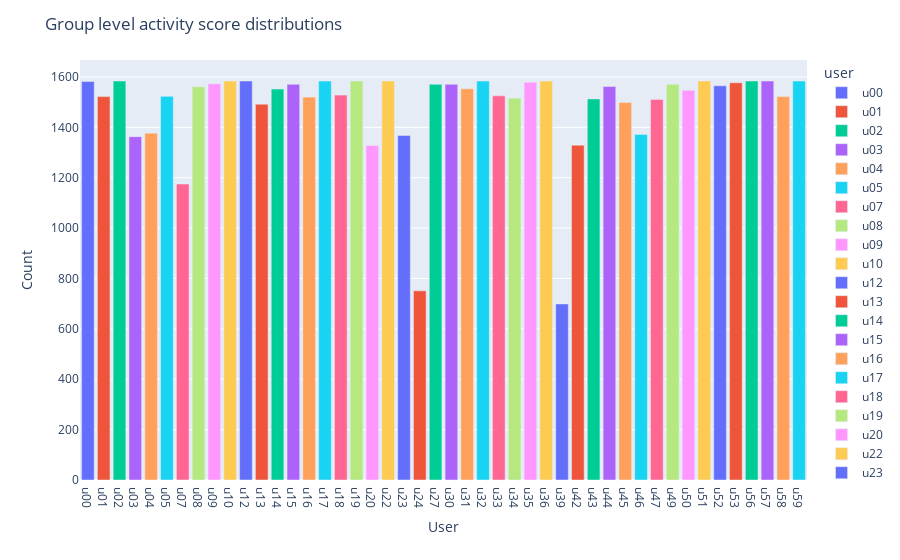

Notebook code for this chart:
### Code cell
fig = countplot.countplot(activity_data,
                          fig_title='Group level activity score distributions', 
                          plot_type='count', 
                          points='outliers',
                          aggregation='user', 
                          user=None,
                          column=' activity inference',
                          binning=False)

fig.show()

### Figure 1 — Plotly figure (JSON) as saved in the notebook; plotly's stock layout.template omitted (floating-point values rounded to 4 significant figures)
{"data": [{"alignmentgroup": "True", "hovertemplate": "user=%{x}<br>values=%{y}<extra></extra>", "legendgroup": "u00", "marker": {"color": "#636efa", "pattern": {"shape": ""}}, "name": "u00", "offsetgroup": "u00", "orientation": "v", "showlegend": true, "textposition": "auto", "type": "bar", "x": ["u00"], "xaxis": "x", "y": [1582], "yaxis": "y"}, {"alignmentgroup": "True", "hovertemplate": "user=%{x}<br>values=%{y}<extra></extra>", "legendgroup": "u01", "marker": {"color": "#EF553B", "pattern": {"shape": ""}}, "name": "u01", "offsetgroup": "u01", "orientation": "v", "showlegend": true, "textposition": "auto", "type": "bar", "x": ["u01"], "xaxis": "x", "y": [1522], "yaxis": "y"}, {"alignmentgroup": "True", "hovertemplate": "user=%{x}<br>values=%{y}<extra></extra>", "legendgroup": "u02", "marker": {"color": "#00cc96", "pattern": {"shape": ""}}, "name": "u02", "offsetgroup": "u02", "orientation": "v", "showlegend": true, "textposition": "auto", "type": "bar", "x": ["u02"], "xaxis": "x", "y": [1584], "yaxis": "y"}, {"alignmentgroup": "True", "hovertemplate": "user=%{x}<br>values=%{y}<extra></extra>", "legendgroup": "u03", "marker": {"color": "#ab63fa", "pattern": {"shape": ""}}, "name": "u03", "offsetgroup": "u03", "orientation": "v", "showlegend": true, "textposition": "auto", "type": "bar", "x": ["u03"], "xaxis": "x", "y": [1363], "yaxis": "y"}, {"alignmentgroup": "True", "hovertemplate": "user=%{x}<br>values=%{y}<extra></extra>", "legendgroup": "u04", "marker": {"color": "#FFA15A", "pattern": {"shape": ""}}, "name": "u04", "offsetgroup": "u04", "orientation": "v", "showlegend": true, "textposition": "auto", "type": "bar", "x": ["u04"], "xaxis": "x", "y": [1377], "yaxis": "y"}, {"alignmentgroup": "True", "hovertemplate": "user=%{x}<br>values=%{y}<extra></extra>", "legendgroup": "u05", "marker": {"color": "#19d3f3", "pattern": {"shape": ""}}, "name": "u05", "offsetgroup": "u05", "orientation": "v", "showlegend": true, "textposition": "auto", "type": "bar", "x": ["u05"], "xaxis": "x", "y": [1523], "yaxis": "y"}, {"alignmentgroup": "True", "hovertemplate": "user=%{x}<br>values=%{y}<extra></extra>", "legendgroup": "u07", "marker": {"color": "#FF6692", "pattern": {"shape": ""}}, "name": "u07", "offsetgroup": "u07", "orientation": "v", "showlegend": true, "textposition": "auto", "type": "bar", "x": ["u07"], "xaxis": "x", "y": [1175], "yaxis": "y"}, {"alignmentgroup": "True", "hovertemplate": "user=%{x}<br>values=%{y}<extra></extra>", "legendgroup": "u08", "marker": {"color": "#B6E880", "pattern": {"shape": ""}}, "name": "u08", "offsetgroup": "u08", "orientation": "v", "showlegend": true, "textposition": "auto", "type": "bar", "x": ["u08"], "xaxis": "x", "y": [1561], "yaxis": "y"}, {"alignmentgroup": "True", "hovertemplate": "user=%{x}<br>values=%{y}<extra></extra>", "legendgroup": "u09", "marker": {"color": "#FF97FF", "pattern": {"shape": ""}}, "name": "u09", "offsetgroup": "u09", "orientation": "v", "showlegend": true, "textposition": "auto", "type": "bar", "x": ["u09"], "xaxis": "x", "y": [1573], "yaxis": "y"}, {"alignmentgroup": "True", "hovertemplate": "user=%{x}<br>values=%{y}<extra></extra>", "legendgroup": "u10", "marker": {"color": "#FECB52", "pattern": {"shape": ""}}, "name": "u10", "offsetgroup": "u10", "orientation": "v", "showlegend": true, "textposition": "auto", "type": "bar", "x": ["u10"], "xaxis": "x", "y": [1584], "yaxis": "y"}, {"alignmentgroup": "True", "hovertemplate": "user=%{x}<br>values=%{y}<extra></extra>", "legendgroup": "u12", "marker": {"color": "#636efa", "pattern": {"shape": ""}}, "name": "u12", "offsetgroup": "u12", "orientation": "v", "showlegend": true, "textposition": "auto", "type": "bar", "x": ["u12"], "xaxis": "x", "y": [1584], "yaxis": "y"}, {"alignmentgroup": "True", "hovertemplate": "user=%{x}<br>values=%{y}<extra></extra>", "legendgroup": "u13", "marker": {"color": "#EF553B", "pattern": {"shape": ""}}, "name": "u13", "offsetgroup": "u13", "orientation": "v", "showlegend": true, "textposition": "auto", "type": "bar", "x": ["u13"], "xaxis": "x", "y": [1492], "yaxis": "y"}, {"alignmentgroup": "True", "hovertemplate": "user=%{x}<br>values=%{y}<extra></extra>", "legendgroup": "u14", "marker": {"color": "#00cc96", "pattern": {"shape": ""}}, "name": "u14", "offsetgroup": "u14", "orientation": "v", "showlegend": true, "textposition": "auto", "type": "bar", "x": ["u14"], "xaxis": "x", "y": [1552], "yaxis": "y"}, {"alignmentgroup": "True", "hovertemplate": "user=%{x}<br>values=%{y}<extra></extra>", "legendgroup": "u15", "marker": {"color": "#ab63fa", "pattern": {"shape": ""}}, "name": "u15", "offsetgroup": "u15", "orientation": "v", "showlegend": true, "textposition": "auto", "type": "bar", "x": ["u15"], "xaxis": "x", "y": [1571], "yaxis": "y"}, {"alignmentgroup": "True", "hovertemplate": "user=%{x}<br>values=%{y}<extra></extra>", "legendgroup": "u16", "marker": {"color": "#FFA15A", "pattern": {"shape": ""}}, "name": "u16", "offsetgroup": "u16", "orientation": "v", "showlegend": true, "textposition": "auto", "type": "bar", "x": ["u16"], "xaxis": "x", "y": [1520], "yaxis": "y"}, {"alignmentgroup": "True", "hovertemplate": "user=%{x}<br>values=%{y}<extra></extra>", "legendgroup": "u17", "marker": {"color": "#19d3f3", "pattern": {"shape": ""}}, "name": "u17", "offsetgroup": "u17", "orientation": "v", "showlegend": true, "textposition": "auto", "type": "bar", "x": ["u17"], "xaxis": "x", "y": [1584], "yaxis": "y"}, {"alignmentgroup": "True", "hovertemplate": "user=%{x}<br>values=%{y}<extra></extra>", "legendgroup": "u18", "marker": {"color": "#FF6692", "pattern": {"shape": ""}}, "name": "u18", "offsetgroup": "u18", "orientation": "v", "showlegend": true, "textposition": "auto", "type": "bar", "x": ["u18"], "xaxis": "x", "y": [1528], "yaxis": "y"}, {"alignmentgroup": "True", "hovertemplate": "user=%{x}<br>values=%{y}<extra></extra>", "legendgroup": "u19", "marker": {"color": "#B6E880", "pattern": {"shape": ""}}, "name": "u19", "offsetgroup": "u19", "orientation": "v", "showlegend": true, "textposition": "auto", "type": "bar", "x": ["u19"], "xaxis": "x", "y": [1584], "yaxis": "y"}, {"alignmentgroup": "True", "hovertemplate": "user=%{x}<br>values=%{y}<extra></extra>", "legendgroup": "u20", "marker": {"color": "#FF97FF", "pattern": {"shape": ""}}, "name": "u20", "offsetgroup": "u20", "orientation": "v", "showlegend": true, "textposition": "auto", "type": "bar", "x": ["u20"], "xaxis": "x", "y": [1328], "yaxis": "y"}, {"alignmentgroup": "True", "hovertemplate": "user=%{x}<br>values=%{y}<extra></extra>", "legendgroup": "u22", "marker": {"color": "#FECB52", "pattern": {"shape": ""}}, "name": "u22", "offsetgroup": "u22", "orientation": "v", "showlegend": true, "textposition": "auto", "type": "bar", "x": ["u22"], "xaxis": "x", "y": [1584], "yaxis": "y"}, {"alignmentgroup": "True", "hovertemplate": "user=%{x}<br>values=%{y}<extra></extra>", "legendgroup": "u23", "marker": {"color": "#636efa", "pattern": {"shape": ""}}, "name": "u23", "offsetgroup": "u23", "orientation": "v", "showlegend": true, "textposition": "auto", "type": "bar", "x": ["u23"], "xaxis": "x", "y": [1368], "yaxis": "y"}, {"alignmentgroup": "True", "hovertemplate": "user=%{x}<br>values=%{y}<extra></extra>", "legendgroup": "u24", "marker": {"color": "#EF553B", "pattern": {"shape": ""}}, "name": "u24", "offsetgroup": "u24", "orientation": "v", "showlegend": true, "textposition": "auto", "type": "bar", "x": ["u24"], "xaxis": "x", "y": [751], "yaxis": "y"}, {"alignmentgroup": "True", "hovertemplate": "user=%{x}<br>values=%{y}<extra></extra>", "legendgroup": "u27", "marker": {"color": "#00cc96", "pattern": {"shape": ""}}, "name": "u27", "offsetgroup": "u27", "orientation": "v", "showlegend": true, "textposition": "auto", "type": "bar", "x": ["u27"], "xaxis": "x", "y": [1571], "yaxis": "y"}, {"alignmentgroup": "True", "hovertemplate": "user=%{x}<br>values=%{y}<extra></extra>", "legendgroup": "u30", "marker": {"color": "#ab63fa", "pattern": {"shape": ""}}, "name": "u30", "offsetgroup": "u30", "orientation": "v", "showlegend": true, "textposition": "auto", "type": "bar", "x": ["u30"], "xaxis": "x", "y": [1571], "yaxis": "y"}, {"alignmentgroup": "True", "hovertemplate": "user=%{x}<br>values=%{y}<extra></extra>", "legendgroup": "u31", "marker": {"color": "#FFA15A", "pattern": {"shape": ""}}, "name": "u31", "offsetgroup": "u31", "orientation": "v", "showlegend": true, "textposition": "auto", "type": "bar", "x": ["u31"], "xaxis": "x", "y": [1553], "yaxis": "y"}, {"alignmentgroup": "True", "hovertemplate": "user=%{x}<br>values=%{y}<extra></extra>", "legendgroup": "u32", "marker": {"color": "#19d3f3", "pattern": {"shape": ""}}, "name": "u32", "offsetgroup": "u32", "orientation": "v", "showlegend": true, "textposition": "auto", "type": "bar", "x": ["u32"], "xaxis": "x", "y": [1584], "yaxis": "y"}, {"alignmentgroup": "True", "hovertemplate": "user=%{x}<br>values=%{y}<extra></extra>", "legendgroup": "u33", "marker": {"color": "#FF6692", "pattern": {"shape": ""}}, "name": "u33", "offsetgroup": "u33", "orientation": "v", "showlegend": true, "textposition": "auto", "type": "bar", "x": ["u33"], "xaxis": "x", "y": [1525], "yaxis": "y"}, {"alignmentgroup": "True", "hovertemplate": "user=%{x}<br>values=%{y}<extra></extra>", "legendgroup": "u34", "marker": {"color": "#B6E880", "pattern": {"shape": ""}}, "name": "u34", "offsetgroup": "u34", "orientation": "v", "showlegend": true, "textposition": "auto", "type": "bar", "x": ["u34"], "xaxis": "x", "y": [1516], "yaxis": "y"}, {"alignmentgroup": "True", "hovertemplate": "user=%{x}<br>values=%{y}<extra></extra>", "legendgroup": "u35", "marker": {"color": "#FF97FF", "pattern": {"shape": ""}}, "name": "u35", "offsetgroup": "u35", "orientation": "v", "showlegend": true, "textposition": "auto", "type": "bar", "x": ["u35"], "xaxis": "x", "y": [1579], "yaxis": "y"}, {"alignmentgroup": "True", "hovertemplate": "user=%{x}<br>values=%{y}<extra></extra>", "legendgroup": "u36", "marker": {"color": "#FECB52", "pattern": {"shape": ""}}, "name": "u36", "offsetgroup": "u36", "orientation": "v", "showlegend": true, "textposition": "auto", "type": "bar", "x": ["u36"], "xaxis": "x", "y": [1584], "yaxis": "y"}, {"alignmentgroup": "True", "hovertemplate": "user=%{x}<br>values=%{y}<extra></extra>", "legendgroup": "u39", "marker": {"color": "#636efa", "pattern": {"shape": ""}}, "name": "u39", "offsetgroup": "u39", "orientation": "v", "showlegend": true, "textposition": "auto", "type": "bar", "x": ["u39"], "xaxis": "x", "y": [699], "yaxis": "y"}, {"alignmentgroup": "True", "hovertemplate": "user=%{x}<br>values=%{y}<extra></extra>", "legendgroup": "u42", "marker": {"color": "#EF553B", "pattern": {"shape": ""}}, "name": "u42", "offsetgroup": "u42", "orientation": "v", "showlegend": true, "textposition": "auto", "type": "bar", "x": ["u42"], "xaxis": "x", "y": [1329], "yaxis": "y"}, {"alignmentgroup": "True", "hovertemplate": "user=%{x}<br>values=%{y}<extra></extra>", "legendgroup": "u43", "marker": {"color": "#00cc96", "pattern": {"shape": ""}}, "name": "u43", "offsetgroup": "u43", "orientation": "v", "showlegend": true, "textposition": "auto", "type": "bar", "x": ["u43"], "xaxis": "x", "y": [1513], "yaxis": "y"}, {"alignmentgroup": "True", "hovertemplate": "user=%{x}<br>values=%{y}<extra></extra>", "legendgroup": "u44", "marker": {"color": "#ab63fa", "pattern": {"shape": ""}}, "name": "u44", "offsetgroup": "u44", "orientation": "v", "showlegend": true, "textposition": "auto", "type": "bar", "x": ["u44"], "xaxis": "x", "y": [1562], "yaxis": "y"}, {"alignmentgroup": "True", "hovertemplate": "user=%{x}<br>values=%{y}<extra></extra>", "legendgroup": "u45", "marker": {"color": "#FFA15A", "pattern": {"shape": ""}}, "name": "u45", "offsetgroup": "u45", "orientation": "v", "showlegend": true, "textposition": "auto", "type": "bar", "x": ["u45"], "xaxis": "x", "y": [1499], "yaxis": "y"}, {"alignmentgroup": "True", "hovertemplate": "user=%{x}<br>values=%{y}<extra></extra>", "legendgroup": "u46", "marker": {"color": "#19d3f3", "pattern": {"shape": ""}}, "name": "u46", "offsetgroup": "u46", "orientation": "v", "showlegend": true, "textposition": "auto", "type": "bar", "x": ["u46"], "xaxis": "x", "y": [1372], "yaxis": "y"}, {"alignmentgroup": "True", "hovertemplate": "user=%{x}<br>values=%{y}<extra></extra>", "legendgroup": "u47", "marker": {"color": "#FF6692", "pattern": {"shape": ""}}, "name": "u47", "offsetgroup": "u47", "orientation": "v", "showlegend": true, "textposition": "auto", "type": "bar", "x": ["u47"], "xaxis": "x", "y": [1511], "yaxis": "y"}, {"alignmentgroup": "True", "hovertemplate": "user=%{x}<br>values=%{y}<extra></extra>", "legendgroup": "u49", "marker": {"color": "#B6E880", "pattern": {"shape": ""}}, "name": "u49", "offsetgroup": "u49", "orientation": "v", "showlegend": true, "textposition": "auto", "type": "bar", "x": ["u49"], "xaxis": "x", "y": [1571], "yaxis": "y"}, {"alignmentgroup": "True", "hovertemplate": "user=%{x}<br>values=%{y}<extra></extra>", "legendgroup": "u50", "marker": {"color": "#FF97FF", "pattern": {"shape": ""}}, "name": "u50", "offsetgroup": "u50", "orientation": "v", "showlegend": true, "textposition": "auto", "type": "bar", "x": ["u50"], "xaxis": "x", "y": [1547], "yaxis": "y"}, {"alignmentgroup": "True", "hovertemplate": "user=%{x}<br>values=%{y}<extra></extra>", "legendgroup": "u51", "marker": {"color": "#FECB52", "pattern": {"shape": ""}}, "name": "u51", "offsetgroup": "u51", "orientation": "v", "showlegend": true, "textposition": "auto", "type": "bar", "x": ["u51"], "xaxis": "x", "y": [1584], "yaxis": "y"}, {"alignmentgroup": "True", "hovertemplate": "user=%{x}<br>values=%{y}<extra></extra>", "legendgroup": "u52", "marker": {"color": "#636efa", "pattern": {"shape": ""}}, "name": "u52", "offsetgroup": "u52", "orientation": "v", "showlegend": true, "textposition": "auto", "type": "bar", "x": ["u52"], "xaxis": "x", "y": [1565], "yaxis": "y"}, {"alignmentgroup": "True", "hovertemplate": "user=%{x}<br>values=%{y}<extra></extra>", "legendgroup": "u53", "marker": {"color": "#EF553B", "pattern": {"shape": ""}}, "name": "u53", "offsetgroup": "u53", "orientation": "v", "showlegend": true, "textposition": "auto", "type": "bar", "x": ["u53"], "xaxis": "x", "y": [1577], "yaxis": "y"}, {"alignmentgroup": "True", "hovertemplate": "user=%{x}<br>values=%{y}<extra></extra>", "legendgroup": "u56", "marker": {"color": "#00cc96", "pattern": {"shape": ""}}, "name": "u56", "offsetgroup": "u56", "orientation": "v", "showlegend": true, "textposition": "auto", "type": "bar", "x": ["u56"], "xaxis": "x", "y": [1584], "yaxis": "y"}, {"alignmentgroup": "True", "hovertemplate": "user=%{x}<br>values=%{y}<extra></extra>", "legendgroup": "u57", "marker": {"color": "#ab63fa", "pattern": {"shape": ""}}, "name": "u57", "offsetgroup": "u57", "orientation": "v", "showlegend": true, "textposition": "auto", "type": "bar", "x": ["u57"], "xaxis": "x", "y": [1584], "yaxis": "y"}, {"alignmentgroup": "True", "hovertemplate": "user=%{x}<br>values=%{y}<extra></extra>", "legendgroup": "u58", "marker": {"color": "#FFA15A", "pattern": {"shape": ""}}, "name": "u58", "offsetgroup": "u58", "orientation": "v", "showlegend": true, "textposition": "auto", "type": "bar", "x": ["u58"], "xaxis": "x", "y": [1522], "yaxis": "y"}, {"alignmentgroup": "True", "hovertemplate": "user=%{x}<br>values=%{y}<extra></extra>", "legendgroup": "u59", "marker": {"color": "#19d3f3", "pattern": {"shape": ""}}, "name": "u59", "offsetgroup": "u59", "orientation": "v", "showlegend": true, "textposition": "auto", "type": "bar", "x": ["u59"], "xaxis": "x", "y": [1584], "yaxis": "y"}], "layout": {"barmode": "relative", "legend": {"title": {"text": "user"}, "tracegroupgap": 0}, "margin": {"t": 60}, "title": {"text": "Group level activity score distributions"}, "xaxis": {"anchor": "y", "categoryarray": ["u00", "u01", "u02", "u03", "u04", "u05", "u07", "u08", "u09", "u10", "u12", "u13", "u14", "u15", "u16", "u17", "u18", "u19", "u20", "u22", "u23", "u24", "u27", "u30", "u31", "u32", "u33", "u34", "u35", "u36", "u39", "u42", "u43", "u44", "u45", "u46", "u47", "u49", "u50", "u51", "u52", "u53", "u56", "u57", "u58", "u59"], "categoryorder": "array", "domain": [0, 1], "title": {"text": "User"}}, "yaxis": {"anchor": "x", "domain": [0, 1], "title": {"text": "Count"}}}}
